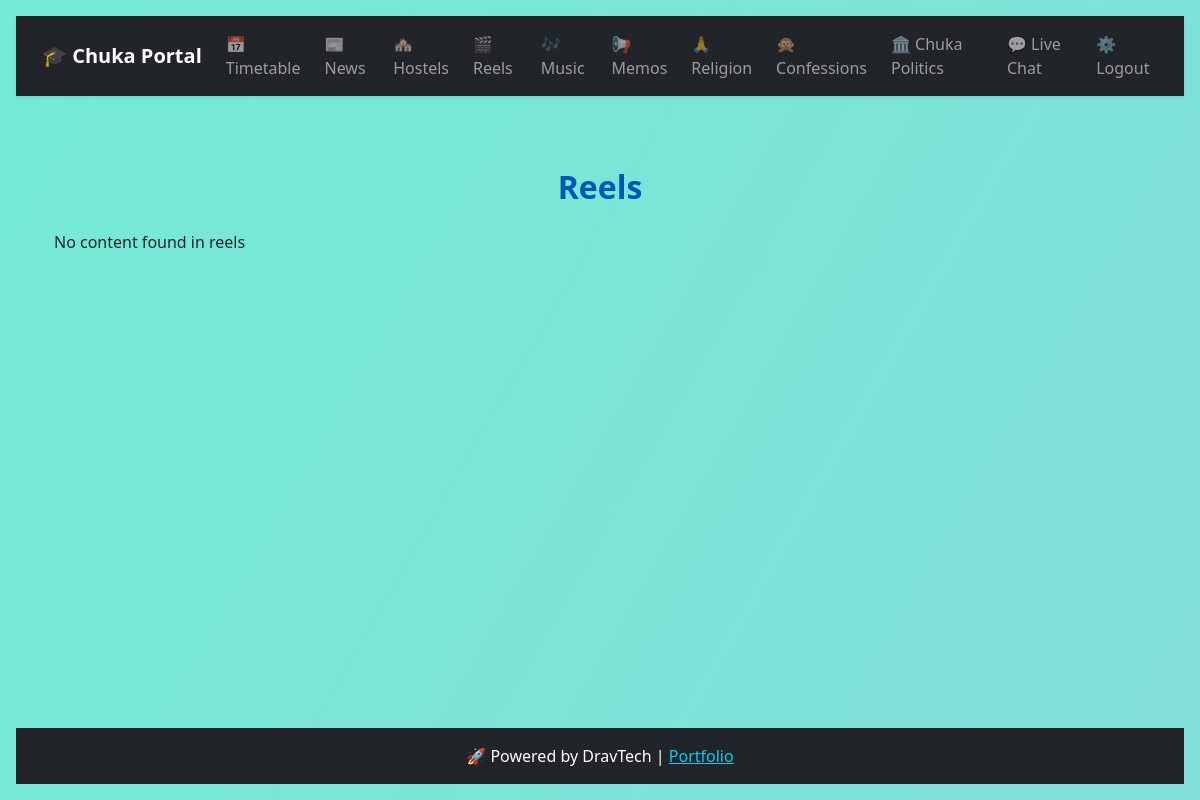
/displayer/reels/ (signed in), run on an earlier commit of the app's database.
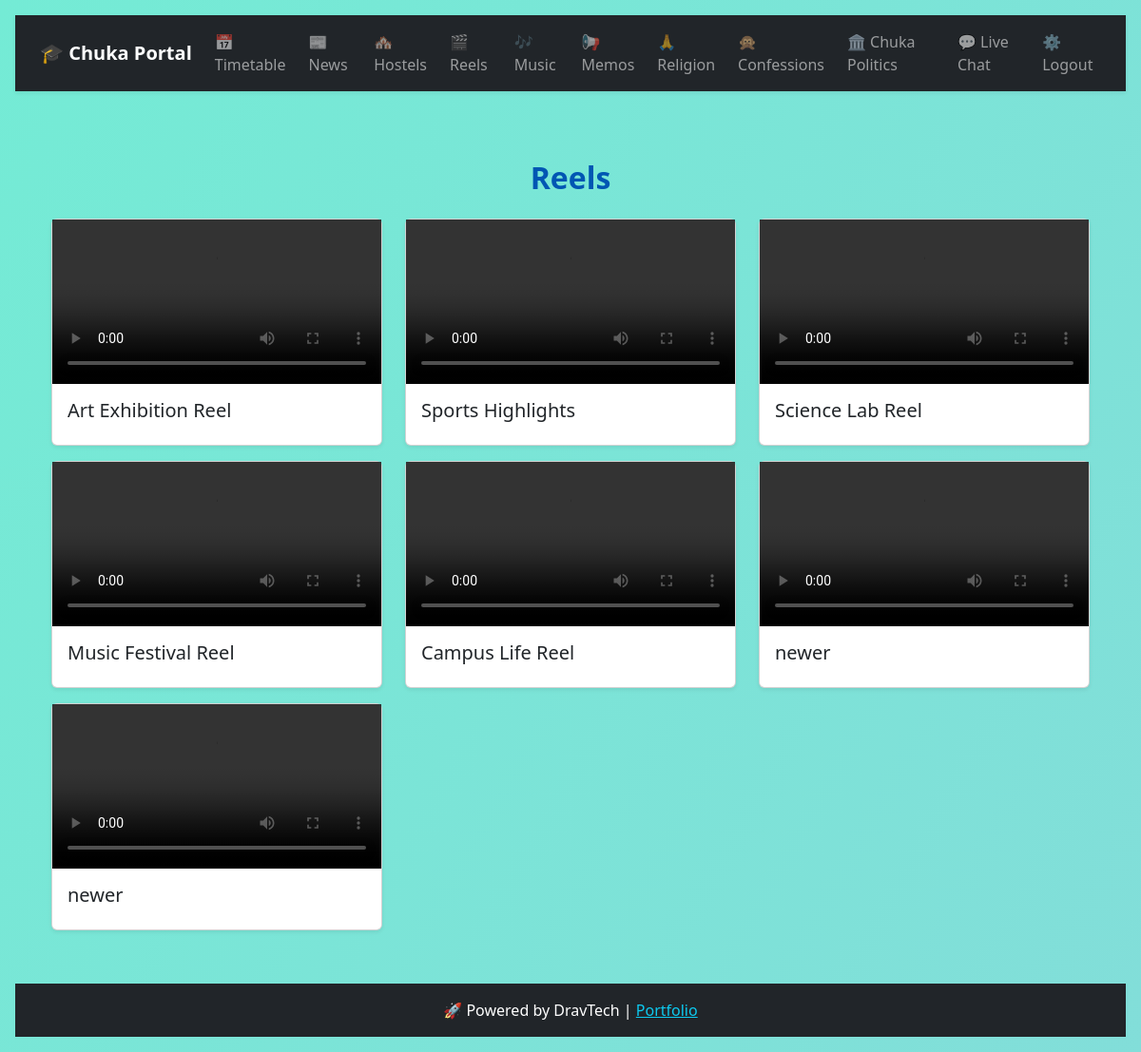
And on a later commit of the database.
### AjiraApp/models.py (models this page shows, shortened)
class Reel(models.Model):
    title = models.CharField(max_length=255)
    video = models.FileField(upload_to="reels/")
    created_at = models.DateTimeField(default=timezone.now)

### AjiraApp/views.py (the view)
# urls.py: path("displayer/<str:section>/", views.displayer, name="displayer-board"),
@login_required
def displayer(request, section):
    context = {"section": section}
    if section == "news":
        context["items"] = News.objects.all().order_by("-created_at")
    elif section == "hostels":
        context["items"] = Hostel.objects.all().order_by("-created_at")
    elif section == "reels":
        context["items"] = Reel.objects.all().order_by("-created_at")
    elif section == "memos":
        context["items"] = Memo.objects.all().order_by("-created_at")
    elif section == "ads":
        context["items"] = Advertisement.objects.filter(active=True).order_by("-created_at")
    else:
        context["items"] = []  # fallback
    return render(request, "displayer.html", context)

### templates/displayer.html (shortened to what this page needs)
{% extends "base.html" %}
{% load static %}
{% block content %}
<div class="container">
  <h2 class="mb-4 text-capitalize">{{ section }}</h2>
  {% if items %}
    <div class="row">
      {% for item in items %}
        <div class="col-md-4 mb-3">
          <div class="card shadow-sm h-100">
            {% if section == "news" %}
              <div class="card-body">
                <h5>{{ item.title }}</h5>
                {% if item.media %}
                  {% if item.is_video %}
                    <video controls class="w-100">
                      <source src="{{ item.media.url }}" type="video/mp4">
                    </video>
                  {% else %}
                    <img src="{{ item.media.url }}" class="img-fluid">
                  {% endif %}
                {% else %}
                  <p class="text-muted">No media available</p>
                {% endif %}
                <p class="text-muted small">{{ item.created_at|date:"M d, Y H:i" }}</p>
              </div>
            {% elif section == "reels" %}
              {% if item.video %}
                <video controls class="w-100">
                  <source src="{{ item.video.url }}" type="video/mp4">
                </video>
              {% else %}
                <p class="text-muted p-3">No video uploaded</p>
              {% endif %}
              <div class="card-body"><h5>{{ item.title }}</h5></div>
            {% endif %}
          </div>
        </div>
      {% endfor %}
    </div>
  {% else %}
    <p>No content found in {{ section }}</p>
  {% endif %}
</div>
{% endblock %}

### templates/base.html (shortened to what this page needs)
<!DOCTYPE html>
<html lang="en">
<head>
    <link href="https://cdn.jsdelivr.net/npm/bootstrap@5.3.3/dist/css/bootstrap.min.css" rel="stylesheet">
    {% load static %}
    <link rel="stylesheet" href="{% static 'assets/portal.css' %}">
</head>
<body class="bg-light">
    <nav class="navbar navbar-expand-lg navbar-dark bg-dark shadow-sm">
        <div class="container">
            <a class="navbar-brand fw-bold" href="{% url 'portal' %}">🎓 Chuka Portal</a>
            <div class="collapse navbar-collapse" id="navbarNav">
                <ul class="navbar-nav ms-auto gap-2">
                    <li class="nav-item">
                        <a class="nav-link" href="{% url 'timetable' %}">📅 Timetable</a>
                    </li>
                    <li class="nav-item">
                        <a class="nav-link" href="{% url 'displayer-board' 'news' %}">📰 News</a>
                    </li>
                    <li class="nav-item">
                        <a class="nav-link" href="{% url 'displayer-board' 'hostels' %}">🏘️ Hostels</a>
                    </li>
                    <li class="nav-item">
                        <a class="nav-link" href="{% url 'displayer-board' 'reels' %}">🎬 Reels</a>
                    </li>
                    <li class="nav-item">
    <a class="nav-link" href="{% url 'displayer-board' 'music' %}">🎶 Music</a>
</li>
                    <li class="nav-item">
                        <a class="nav-link" href="{% url 'displayer-board' 'memos' %}">📢 Memos</a>
                    </li>
                    <li class="nav-item">
    <a class="nav-link" href="{% url 'displayer-board' 'religion' %}">🙏 Religion</a>
</li>
                    <li class="nav-item">
                        <a class="nav-link" href="{% url 'confession-board' %}">🙊 Confessions</a>
                    </li>
                    <li class="nav-item">
    <a class="nav-link" href="{% url 'displayer-board' 'politics' %}">🏛️ Chuka Politics</a>
</li>
                    <li class="nav-item">
                        <a class="nav-link" href="{% url 'chat-board' %}">💬 Live Chat</a>
                    </li>
                    <li class="nav-item">
                        <a class="nav-link" href="{% url 'logout' %}">⚙️ Logout</a>
                    </li>
                </ul>
            </div>
        </div>
    </nav>
    <main class="container py-4">
        {% block content %}{% endblock %}
    </main>
    <footer class="bg-dark text-white text-center py-3 mt-auto">
        <p class="mb-0">🚀 Powered by DravTech | <a href="https://dravis55.pythonanywhere.com" target="_blank" class="text-info">Portfolio</a></p>
    </footer>
</body>
</html>

### static/assets/portal.css (style rules this page uses)
* { margin:0; padding:0; box-sizing:border-box; }
body { font-family: 'Segoe UI', Tahoma, sans-serif; min-height: 100vh; display: flex; flex-direction: column; gap: 1rem; padding: 1rem; background: linear-gradient(120deg, #74ebd5, #ACB6E5); background-size: 400% 400%; animation: bgAnim 12s ease infinite; }
h2,h3 { font-weight:600; color:#0056b3; margin-bottom:1rem; text-align:center; }

What changed in the data, as far as the page shows it:
added Reel: title "Art Exhibition Reel"
added Reel: title "Sports Highlights"
added Reel: title "Science Lab Reel"
added Reel: title "Music Festival Reel"
added Reel: title "Campus Life Reel"
added Reel: title "newer"
added Reel: title "newer"
Also different on the page:
{{ section }}: "reels" → (not shown)
text no longer shown: "No content found in"
